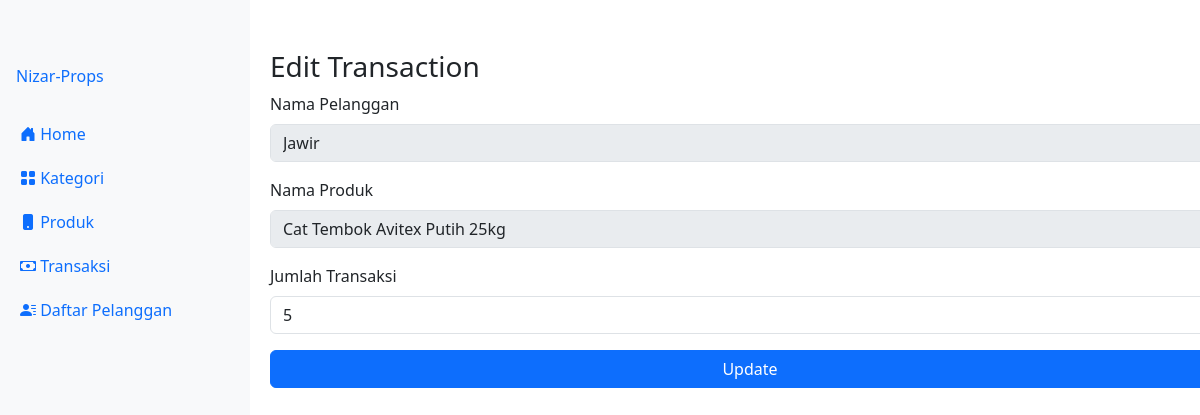
The page /dashboard/transaksi_edit.php?id_transaksi=5 on the database its author committed.
### tables this page shows
CREATE TABLE `transaksi` (
  `id_transaksi` int NOT NULL,
  `id_produk` int DEFAULT NULL,
  `jumlah` int DEFAULT NULL,
  `id_user` int DEFAULT NULL
);

CREATE TABLE `user` (
  `id_user` int NOT NULL,
  `nama_user` varchar(255) NOT NULL
);

CREATE TABLE `produk` (
  `id_produk` int NOT NULL,
  `nama_produk` varchar(255) NOT NULL,
  `gambar_produk` varchar(500) NOT NULL,
  `id_kategori` int DEFAULT NULL
);

### dashboard/transaksi_edit.php (the view, shortened to what this page needs)
<?php
include 'templates.php';
if (isset($_GET['id_transaksi'])) {
    $id_transaksi = $_GET['id_transaksi'];
    $sql = "SELECT transaksi.*, produk.nama_produk, user.nama_user
            FROM transaksi
            LEFT JOIN produk ON transaksi.id_produk = produk.id_produk
            LEFT JOIN user ON transaksi.id_user = user.id_user
            WHERE transaksi.id_transaksi = '$id_transaksi'";
    $result = mysqli_query($conn, $sql);
    if (mysqli_num_rows($result) > 0) {
        $transaction_data = mysqli_fetch_assoc($result);
    } else {
        echo "Transaction not found";
        exit();
    }
} else {
    echo "Invalid Transaction ID";
    exit();
}
        ?>
<body class="d-flex align-items-center justify-content-center flex-column">
    <div style="width: 80%; margin: 50px auto; margin-left: 270px">
        <h3>Edit Transaction</h3>
        <form method="POST" action="transaksi_edit.php?id_transaksi=<?php echo $id_transaksi; ?>"
            class="d-flex flex-column">
            <div class="mb-3">
                <label for="nama_user" class="form-label">Nama Pelanggan</label>
                <input type="text" class="form-control" id="nama_user" name="nama_user"
                    value="<?php echo $transaction_data['nama_user']; ?>" disabled>
            </div>
            <div class="mb-3">
                <label for="nama_produk" class="form-label">Nama Produk</label>
                <input type="text" class="form-control" id="nama_produk" name="nama_produk"
                    value="<?php echo $transaction_data['nama_produk']; ?>" disabled>
            </div>
            <div class="mb-3">
                <label for="jumlah_transaksi" class="form-label">Jumlah Transaksi</label>
                <input type="number" class="form-control" id="jumlah_transaksi" name="jumlah_transaksi"
                    value="<?php echo $transaction_data['jumlah']; ?>" required>
            </div>
            <button type="submit" name="submit_edit_transaksi" class="btn btn-primary">Update</button>
        </form>
    </div>
</body>

### rows shown on the page
transaksi: nama_user "Jawir", nama_produk "Cat Tembok Avitex Putih 25kg", jumlah_transaksi "5"
